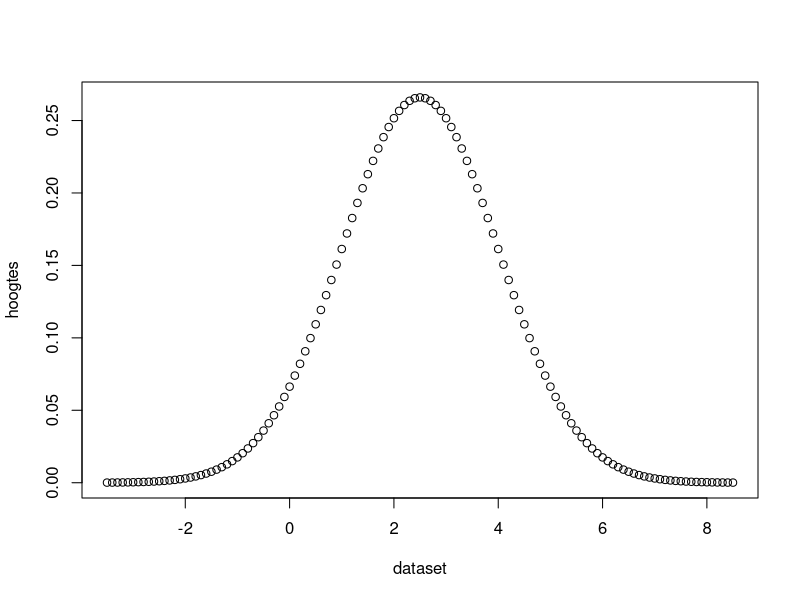
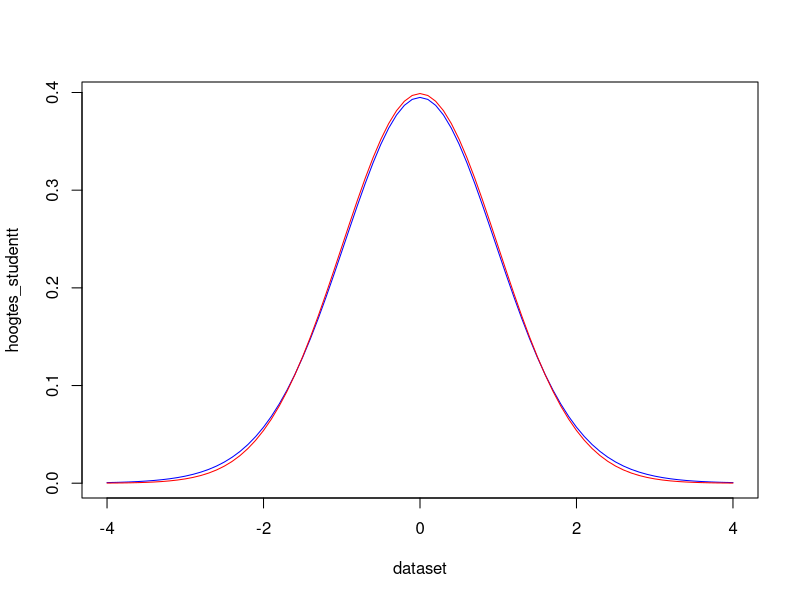

Write the R code that produced these figures, in order.
## ---- chunk 1
knitr::opts_chunk$set(echo = TRUE)
## ---- chunk 2
pnorm(1.33)
pnorm(-1.33)

## ---- chunk 3

mu = 2.5
sigma = 1.5

dataset = seq(mu-4*sigma,mu+4*sigma,0.1)
hoogtes = dnorm(dataset,mu,sigma)

plot(dataset,hoogtes)

pnorm(4,mu,sigma)-pnorm(0.5,mu,sigma)



## ---- chunk 4

mu = 0
sigma = 1

#student t verdeling
dataset=seq(-4,4,0.1)
hoogtes_studentt = dt(dataset,25)

#normaal verdeling=
hoogtes_normaal =dnorm(dataset,mu,sigma)

plot(dataset,hoogtes_studentt,type="l",col ="blue")
lines(dataset,hoogtes_normaal,col="red")


